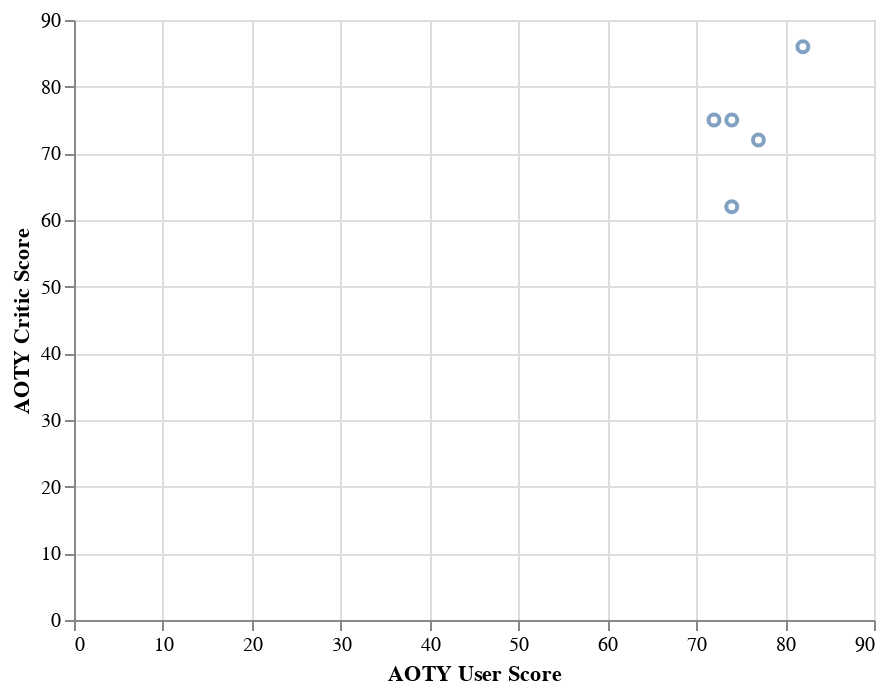

Notebook code for this chart:
### Markdown cell above
## Lastly, this graph shows which album is the most critically acclaimed, both by critics and users. It is interesting to notice that Born to Die is her least critically acclaimed album despite being the most commercially successful as seen above.

### Code cell
Chart(lana_df).mark_point().encode(x='AOTY User Score', y='AOTY Critic Score', tooltip='Title').interactive()

### Figure 1 — Vega-Lite specification as saved in the notebook (floating-point values rounded to 4 significant figures)
{"config": {"view": {"continuousWidth": 400, "continuousHeight": 300}}, "data": {"name": "data-4315dfd6fbba8adcb2ffa18ed25f7bb8"}, "mark": "point", "encoding": {"tooltip": {"field": "Title", "type": "nominal"}, "x": {"field": "AOTY User Score", "type": "quantitative"}, "y": {"field": "AOTY Critic Score", "type": "quantitative"}}, "selection": {"selector001": {"type": "interval", "bind": "scales", "encodings": ["x", "y"]}}, "$schema": "https://vega.github.io/schema/vega-lite/v4.17.0.json", "datasets": {"data-4315dfd6fbba8adcb2ffa18ed25f7bb8": [{"Artist": "Lana Del Rey", "Title": "Born To Die", "Release Month": "January", "Release Day": "31", "Release Year": 2012, "Genre": "Chamber Pop", "Metacritic Critic Score": 62.0, "Metacritic User Score": 8.4, "AOTY Critic Score": 62, "AOTY User Score": 74, "Popular Songs": "Summertime Sadness", "SONG DEBUT DATE": "07.27.13", "SONG PEAK POS.": "6", "SONG PEAK DATE": "09.21.13", "SONG WKS ON CHART": 23, "Favorite": "User Favorite"}, {"Artist": "Lana Del Rey", "Title": "Ultraviolence", "Release Month": "June", "Release Day": "17", "Release Year": 2014, "Genre": "Art Pop", "Metacritic Critic Score": 74.0, "Metacritic User Score": 8.5, "AOTY Critic Score": 72, "AOTY User Score": 77, "Popular Songs": "Love", "SONG DEBUT DATE": "03.11.17", "SONG PEAK POS.": "44", "SONG PEAK DATE": "03.11.17", "SONG WKS ON CHART": 2, "Favorite": "User Favorite"}, {"Artist": "Lana Del Rey", "Title": "Honeymoon", "Release Month": "September", "Release Day": "18", "Release Year": 2015, "Genre": "Art Pop", "Metacritic Critic Score": 78.0, "Metacritic User Score": 8.5, "AOTY Critic Score": 75, "AOTY User Score": 74, "Popular Songs": "Say Yes To Heaven", "SONG DEBUT DATE": "06.03.23", "SONG PEAK POS.": "54", "SONG PEAK DATE": "06.03.23", "SONG WKS ON CHART": 3, "Favorite": "Critic Favorite"}, {"Artist": "Lana Del Rey", "Title": "Lust for Life", "Release Month": "July", "Release Day": "21", "Release Year": 2017, "Genre": "Dream Pop", "Metacritic Critic Score": 77.0, "Metacritic User Score": 8.0, "AOTY Critic Score": 75, "AOTY User Score": 72, "Popular Songs": "Prisoner", "SONG DEBUT DATE": "09.19.15", "SONG PEAK POS.": "47", "SONG PEAK DATE": "09.19.15", "SONG WKS ON CHART": 2, "Favorite": "Critic Favorite"}, {"Artist": "Lana Del Rey", "Title": "Norman Fucking Rockwell!", "Release Month": "August", "Release Day": "30", "Release Year": 2019, "Genre": "Art Pop", "Metacritic Critic Score": 87.0, "Metacritic User Score": 9.2, "AOTY Critic Score": 86, "AOTY User Score": 82, "Popular Songs": "West Coast", "SONG DEBUT DATE": "05.03.14", "SONG PEAK POS.": "17", "SONG PEAK DATE": "05.03.14", "SONG WKS ON CHART": 2, "Favorite": "Critic Favorite"}]}}
